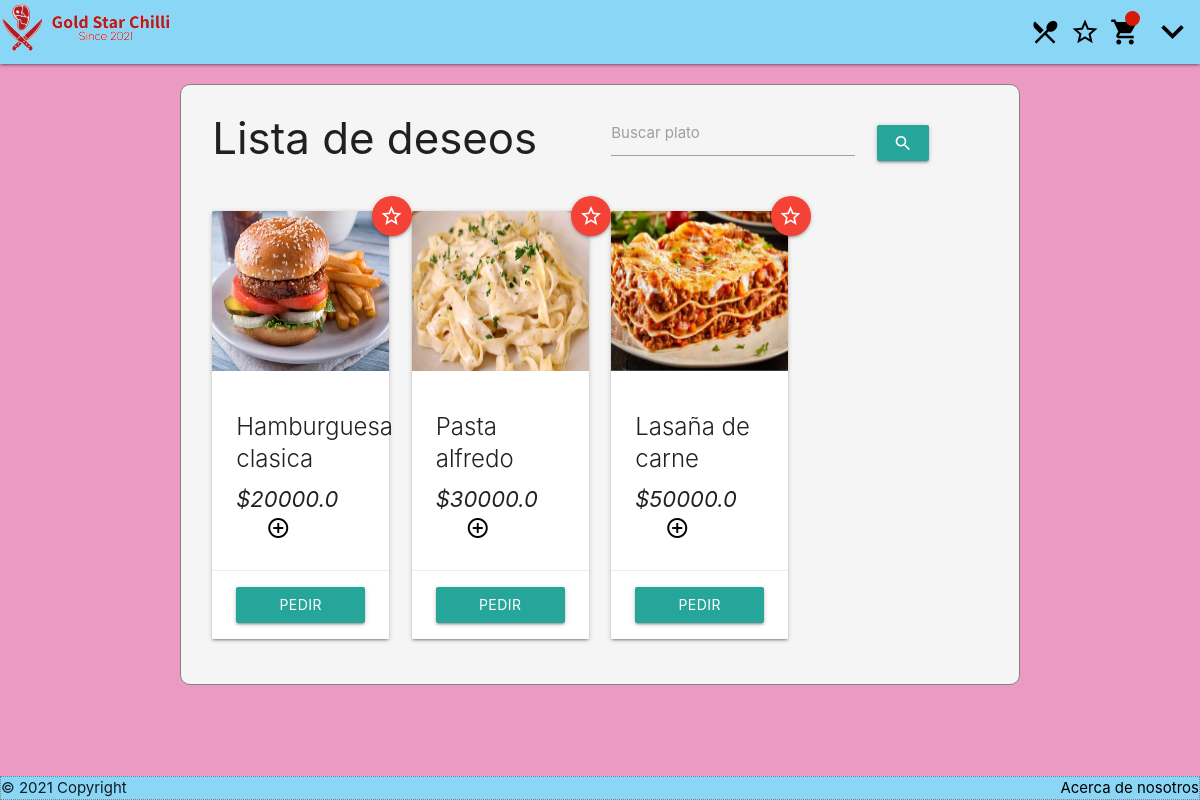
/Lista_deseos/ (signed in), run on the app's committed database.
### tables this page shows
CREATE TABLE platos (id INTEGER PRIMARY KEY AUTOINCREMENT NOT NULL, nombre TEXT NOT NULL, precio FLOAT NOT NULL, descripcion TEXT, imagen TEXT);

### app.py (the view)
@app.route('/Lista_deseos/',methods=["GET","POST"])
def listarDeseos():
    platillos=[]
    if es_usuario():
        if request.method == "POST":
            id_plato = request.form.get('id_plato')
            statement = "DELETE FROM deseos WHERE platos_id = ? AND usuarios_nit = ?;"
            parametros = (id_plato,session["nit"])
            row_id = modificarBD(statement,parametros)
        statement = "SELECT p.id,nombre,precio,imagen FROM deseos as d INNER JOIN platos p ON d.platos_id = p.id WHERE usuarios_nit = ?;"
        platillos = consultarBD(statement,[(session["nit"])])
    else:
        limpiarMensajes()
        flash('login_failed')
        redirect("/Login")
    return render_template('listaDeseos.html',titulo='Lista de Deseos',platos=platillos)

### app.py (called while the page is built)
def consultarBD(query,params):
    if(query != ''):
        valid = False
        try:
            sqliteConnection = sqlite3.connect('./data/GoldStar.sqlite')
            cursor = sqliteConnection.cursor()
            if params:
                cursor.execute(query,params)
            else:
                cursor.execute(query)
            result = cursor.fetchall()
            cursor.close()
            valid = True
        except sqlite3.Error as error:
            print("Error while connecting to sqlite", error)
        finally:
            if sqliteConnection:
                sqliteConnection.close()
                print("The SQLite connection is closed")
            if valid:
                return result
            else:
                return []

def es_usuario():
    if 'nit' in session:
        return True
    else:
        return False

### templates/listaDeseos.html (shortened to what this page needs)
{% extends "base.html" %}
{% block contenido %}
    <main>
    <div class="container">
        <div class="row">
            <div class="col s12 l6"><h3 style="margin:20px 0px;">Lista de deseos</h3></div>
            <div class="col s10 m6 l4 input-field">
                <input id="Busqueda" type="text" class="validate">
                <label for="Busqueda">Buscar plato</label>
            </div>
            <div class="col s2 m4 l2" style="margin:30px 0px 10px 0px;">
                <a onclick="buscarPlato()" class="waves-effect waves-light btn"><i class="material-icons">search</i></a>
            </div>
        </div>
        <div class="row">
                {% for plato in platos%}
                <div class="col s6 m4 l3 plato">
                    <div class="card hoverable">
                        <div class="card-image">
                            <img src="/static/img/{{plato[3]}}" class="materialboxed" height="160px" width="auto">
                            <form action="/Lista_deseos/" method="post">
                                <button class="flotante_star red red-white btn-floating waves-effect waves-light" type="submit"><i class="material-icons white-text">star_border</i></button>
                            </form>
                        </div>
                        <div class="card-content">
                            <span class="card-title platoNombre">{{plato[1]}}</span>
                            <span style="font-size:22px; font-style: italic;">${{plato[2]}}</span>
                            <a class="waves-effect waves-light tooltipped black-text" data-position="bottom" data-tooltip="detalles del plato" style="margin-left: 30px;" href="/Menu/detalle_plato/{{plato[0]}}"><i class="material-icons">add_circle_outline</i></a>
                        </div>
                        <div class="card-action" style="display:flex; flex-direction: column;">
                            <a class="waves-effect waves-light btn" href="/Menu/{{plato[0]}}/1">Pedir</a>
                        </div>
                    </div>
                </div>
                {% endfor %}
        </div>
    </div>
    </main>
{% endblock %}

### static/css/styles.css (style rules this page uses)
body { background-color: rgb(235, 155, 195); display: flex; min-height: 100vh; flex-direction: column; }
main { flex: 1 0 auto; }
.container { background-color: whitesmoke; border: 0.5px solid rgb(131, 131, 131); border-radius: 10px; margin-top: 20px ; margin-bottom: 30px ; padding: 10px 20px; }
.col.s6.m4.l3.plato .card-image .flotante_star { left: 90%; bottom: 175px; }
.card-content { padding-top: 0px !important; }

### data on the page
platos: imagen (picture), nombre "Hamburguesa clasica", precio "20000.0"
platos: imagen (picture), nombre "Pasta alfredo", precio "30000.0"
platos: imagen (picture), nombre "Lasaña de carne", precio "50000.0"
